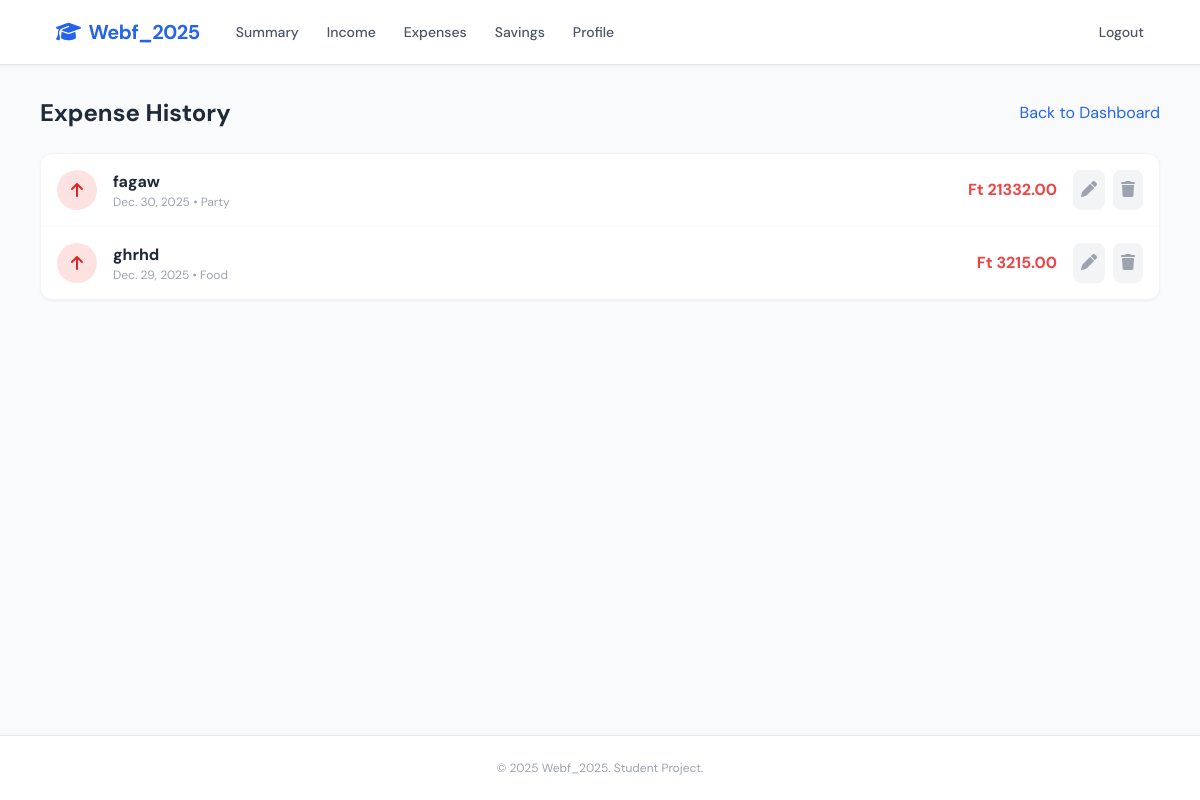
The app's page /expenses/ (signed in), older data.
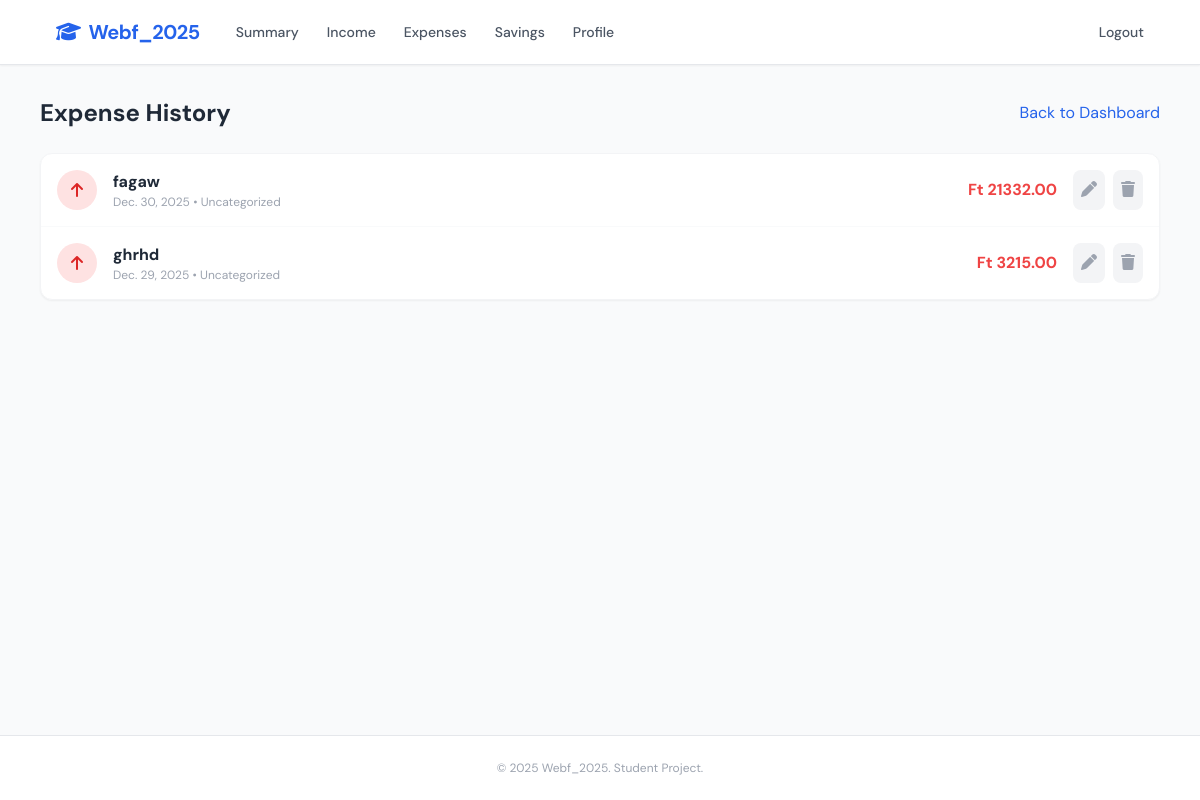
The same page, newer data.
### budget/models.py (models this page shows, shortened)
class Transaction(models.Model):
    TRANSACTION_TYPES = [
        ('INCOME', 'Income'),
        ('EXPENSE', 'Expense'),
    ]
    user = models.ForeignKey(User, on_delete=models.CASCADE, related_name='transactions')
    category = models.ForeignKey(Category, on_delete=models.SET_NULL, null=True, blank=True)
    title = models.CharField(max_length=100)
    amount = models.DecimalField(max_digits=10, decimal_places=2)
    transaction_type = models.CharField(max_length=7, choices=TRANSACTION_TYPES)
    date = models.DateField()
    created_at = models.DateTimeField(auto_now_add=True)
    class Meta:
        ordering = ['-date', '-created_at']

class Category(models.Model):
    user = models.ForeignKey(User, on_delete=models.CASCADE)
    name = models.CharField(max_length=50)
    class Meta:
        verbose_name_plural = "Categories"
        unique_together = ('user', 'name')

### budget/views.py (the view)
# urls.py: path('expenses/', views.expense_view, name='expenses'),
@login_required
def expense_view(request):
    transactions = Transaction.objects.filter(user=request.user, transaction_type='EXPENSE')
    return render(request, 'transaction_list.html', {'transactions': transactions, 'title': 'Expense History', 'type': 'EXPENSE'})

### templates/transaction_list.html (shortened to what this page needs)
{% extends 'base.html' %}
{% block content %}
<div class="flex justify-between items-center mb-6">
    <h2 class="text-2xl font-bold text-gray-800">{{ title }}</h2>
    <a href="{% url 'dashboard' %}" class="text-blue-600 hover:underline">Back to Dashboard</a>
</div>
<div class="bg-white rounded-xl shadow-sm border border-gray-100 overflow-hidden animate__animated animate__fadeInUp">
    {% if transactions %}
    <div class="divide-y divide-gray-50">
        {% for t in transactions %}
        <div class="p-4 hover:bg-gray-50 transition flex items-center justify-between group">
            <div class="flex items-center space-x-4">
                <div class="w-10 h-10 rounded-full flex items-center justify-center
                    {% if t.transaction_type == 'INCOME' %} bg-green-100 text-green-600 {% else %} bg-red-100 text-red-600 {% endif %}">
                    <i class="fa-solid {% if t.transaction_type == 'INCOME' %}fa-arrow-down{% else %}fa-arrow-up{% endif %}"></i>
                </div>
                <div>
                    <p class="font-bold text-gray-800">{{ t.title }}</p>
                    <div class="text-xs text-gray-400">{{ t.date }} • {{ t.category.name|default:"Uncategorized" }}</div>
                </div>
            </div>
            <div class="flex items-center space-x-4">
                <span class="font-bold {% if t.transaction_type == 'INCOME' %} text-green-600 {% else %} text-red-500 {% endif %}">
                    {{ user.userprofile.currency }} {{ t.amount }}
                </span>
                <div class="flex space-x-2">
                    <a href="{% url 'edit_transaction' t.id %}" class="text-gray-400 hover:text-blue-600 p-2 bg-gray-100 rounded-lg"><i class="fa-solid fa-pen"></i></a>
                    <form action="{% url 'delete_transaction' t.id %}" method="post" onsubmit="return confirm('Delete?');" class="inline">
                        <button class="text-gray-400 hover:text-red-600 p-2 bg-gray-100 rounded-lg"><i class="fa-solid fa-trash"></i></button>
                    </form>
                </div>
            </div>
        </div>
        {% endfor %}
    </div>
    {% else %}
    <div class="p-12 text-center text-gray-400">
        <div class="mb-4 text-4xl text-gray-200"><i class="fa-regular fa-folder-open"></i></div>
        <p class="mb-4">No {{ title|lower }} found.</p>
        <a href="{% url 'add_transaction' %}" class="text-blue-600 font-bold hover:underline">Add a transaction</a>
    </div>
    {% endif %}
</div>
{% endblock %}

Row changes from the older to the newer data that the page shows:
changed Transaction "fagaw": category.name "Party" → "Uncategorized"
changed Transaction "ghrhd": category.name "Food" → "Uncategorized"
